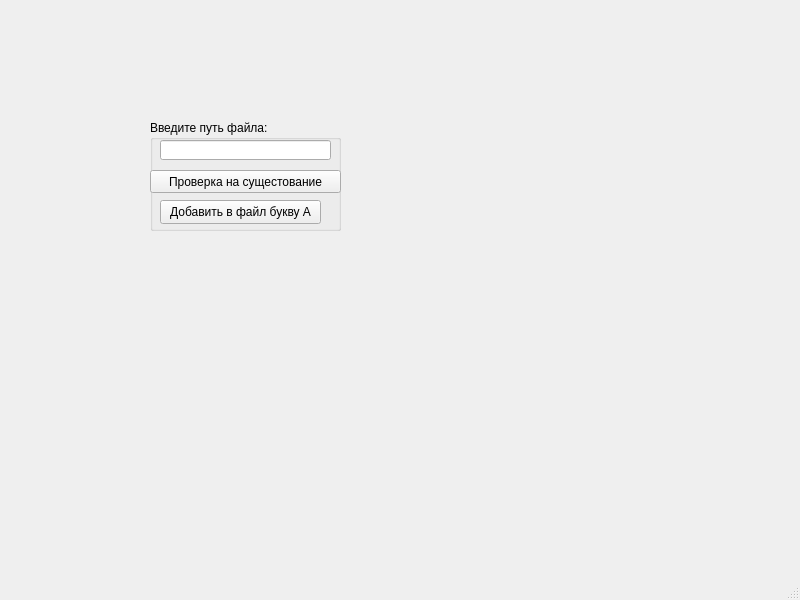
<?xml version="1.0" encoding="UTF-8"?>
<ui version="4.0">
 <class>MainWindow</class>
 <widget class="QMainWindow" name="MainWindow">
  <property name="geometry">
   <rect>
    <x>0</x>
    <y>0</y>
    <width>800</width>
    <height>600</height>
   </rect>
  </property>
  <property name="windowTitle">
   <string>MainWindow</string>
  </property>
  <widget class="QWidget" name="centralwidget">
   <widget class="QGroupBox" name="groupBox">
    <property name="geometry">
     <rect>
      <x>150</x>
      <y>120</y>
      <width>191</width>
      <height>111</height>
     </rect>
    </property>
    <property name="title">
     <string>Введите путь файла:</string>
    </property>
    <widget class="QLineEdit" name="path">
     <property name="geometry">
      <rect>
       <x>10</x>
       <y>20</y>
       <width>171</width>
       <height>20</height>
      </rect>
     </property>
    </widget>
    <widget class="QPushButton" name="pushButton_2">
     <property name="geometry">
      <rect>
       <x>0</x>
       <y>50</y>
       <width>191</width>
       <height>23</height>
      </rect>
     </property>
     <property name="text">
      <string>Проверка на сущестование</string>
     </property>
    </widget>
    <widget class="QPushButton" name="pushButton">
     <property name="geometry">
      <rect>
       <x>10</x>
       <y>80</y>
       <width>161</width>
       <height>24</height>
      </rect>
     </property>
     <property name="text">
      <string>Добавить в файл букву А</string>
     </property>
    </widget>
   </widget>
  </widget>
  <widget class="QMenuBar" name="menubar">
   <property name="geometry">
    <rect>
     <x>0</x>
     <y>0</y>
     <width>800</width>
     <height>22</height>
    </rect>
   </property>
  </widget>
  <widget class="QStatusBar" name="statusbar"/>
 </widget>
 <resources/>
 <connections/>
</ui>
